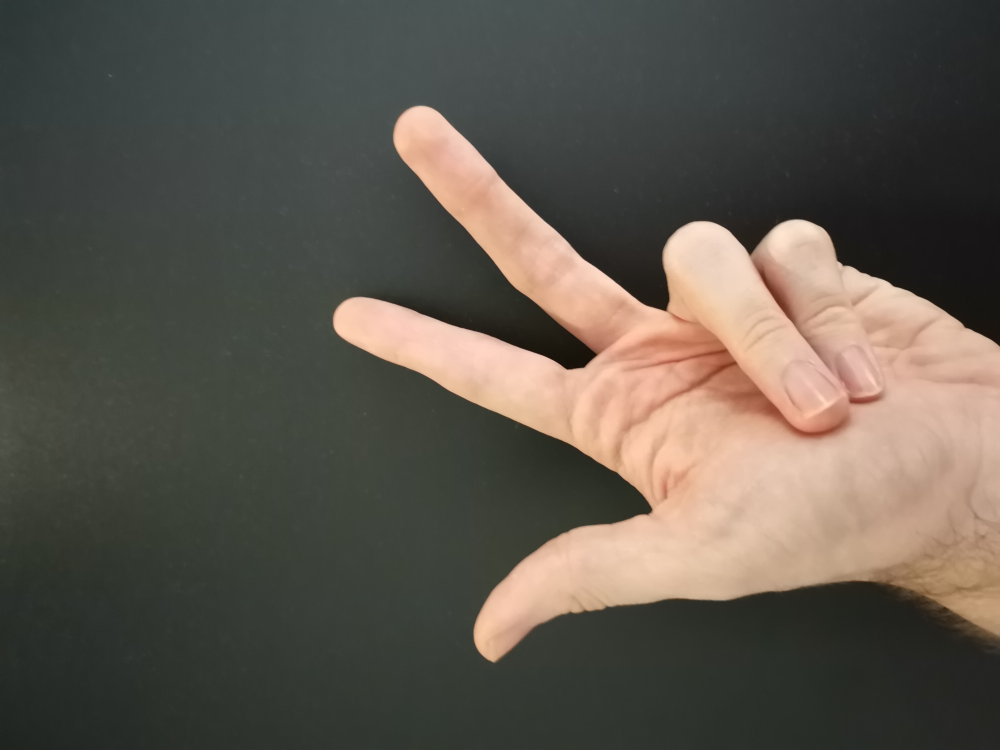
#> input picture seminars/seminar_06/data/my_hand/IMG_20260316_194526.jpg, 4000 x 3000 px (shown at 1/4 size); its folder holds only this picture in this run
$ jupyter execute --allow-errors Seminar_6.ipynb   (older library calls are emulated)
#> lines starting #> are read from the running program, lines starting #| are printed output that depends on the picture; after the words box and inside, x2 and y2 are one past the last pixel; in counts of white or black regions, pixels touching at a corner belong together
# Семинар 6 - Классические алгоритмы сегментации изображения и обнаружения объектов

**Данный семинар содержит ДЗ**

***

[cell 1]
import random as rng

import cv2
import numpy as np
import matplotlib.pyplot as plt

rng.seed(12345)

[cell 2]
# !mkdir -p data
# !wget https://github.com/opencv/opencv/raw/4.x/samples/data/cards.png -O data/cards.png

# Image Segmentation with Distance Transform and Watershed Algorithm

Источник - https://docs.opencv.org/3.4/d2/dbd/tutorial_distance_transform.html

В этом семинаре вы узнаете, как:

- Использовать `cv2.filter2D`, чтобы выполнить фильтрацию Лапласа для повышения резкости изображения.
- Использовать `cv2.distanceTransform`, чтобы получить производное представление двоичного изображения, где значение каждого пикселя заменяется его расстоянием до ближайшего пикселя фона.
- Использовать `cv2.watershed`, чтобы изолировать объекты на изображении от фона.

#> (a cell that did not finish here is left out)

#> (a cell that did not finish here is left out)

[cell 5]
# Create a kernel that we will use to sharpen our image
# an approximation of second derivative, a quite strong kernel
kernel = np.array(
    [[  1,  1,  1],
     [  1, -8,  1],
     [  1,  1,  1]], dtype=np.float32)
#> kernel = [[1, 1, 1], [1, -8, 1], [1, 1, 1]]
# do the laplacian filtering as it is
# well, we need to convert everything in something more deeper then CV_8U
# because the kernel has some negative values,
# and we can expect in general to have a Laplacian image with negative values
# BUT a 8bits unsigned int (the one we are working with) can contain values from 0 to 255
# so the possible negative number will be truncated
#> (the rest of this cell did not finish here and is left out)

### Бинаризация изображения

#> (a cell that did not finish here is left out)

### Distance transform

#> (a cell that did not finish here is left out)

#> (a cell that did not finish here is left out)

#> (a cell that did not finish here is left out)

### Алгоритм Watershed

#> (a cell that did not finish here is left out)

#> (a cell that did not finish here is left out)

# Домашнее задание: подсчет количества пальцев

**Это оцениваемое ДЗ**

Вам предлагается реализовать алгоритм, подсчитывающий количество пальцев.

Один из возможных вариантов решения:
- Получить бинаризованное изображение и найти контур руки;
- Построить выпуклый контур функцией `cv2.convexHull` - https://docs.opencv.org/3.4/d7/d1d/tutorial_hull.html
- Найти дефекты выпуклости контура функцией [`cv2.convexityDefects`](https://docs.opencv.org/3.4/d3/dc0/group__imgproc__shape.html#gada4437098113fd8683c932e0567f47ba)
- После некоторой фильтрации дефектов, их число будет напрямую коррелировать с числом пальцев.

**Требования:**
1. Продемонстрируйте работоспособность алгоритма на любом числе пальцев (от 0 до 5).
2. Используйте фото своей руки для демонстрации (предложенное фото лишь для отладки).

#> (a cell that did not finish here is left out)

[cell 13]
def count_fingers(img):
    finger_count = 0

    bw = cv2.cvtColor(img, cv2.COLOR_BGR2GRAY)
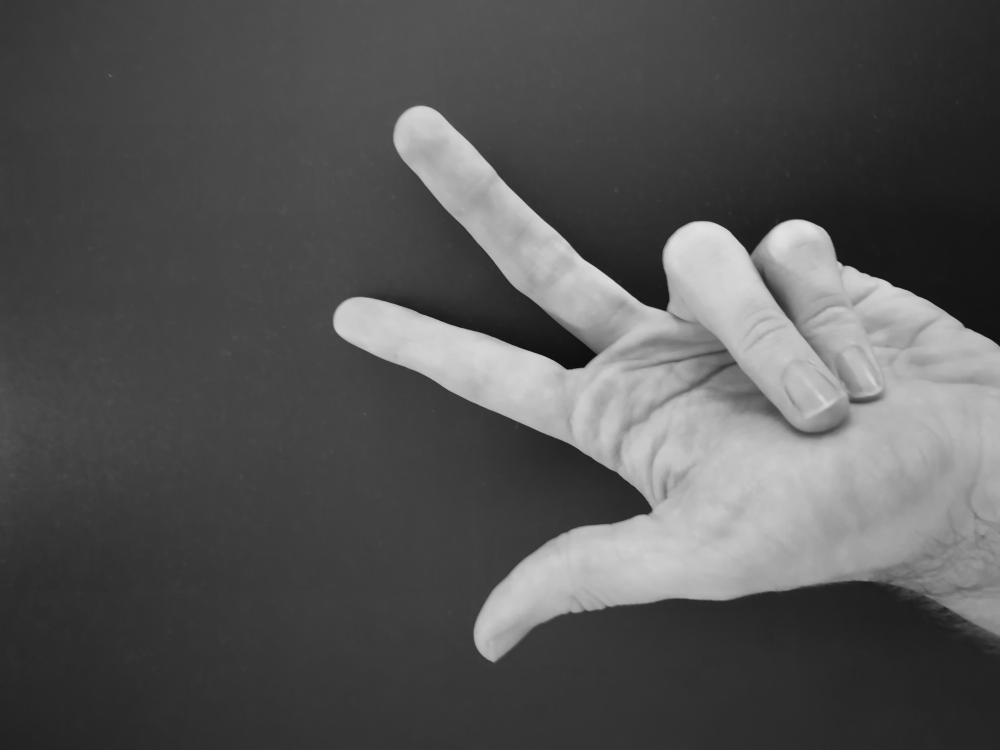
#> bw: shape (3000, 4000) (shown at 1/4 size); min 7, max 227, mean 84.9
    _, bw = cv2.threshold(bw, 0, 255, cv2.THRESH_BINARY | cv2.THRESH_OTSU)
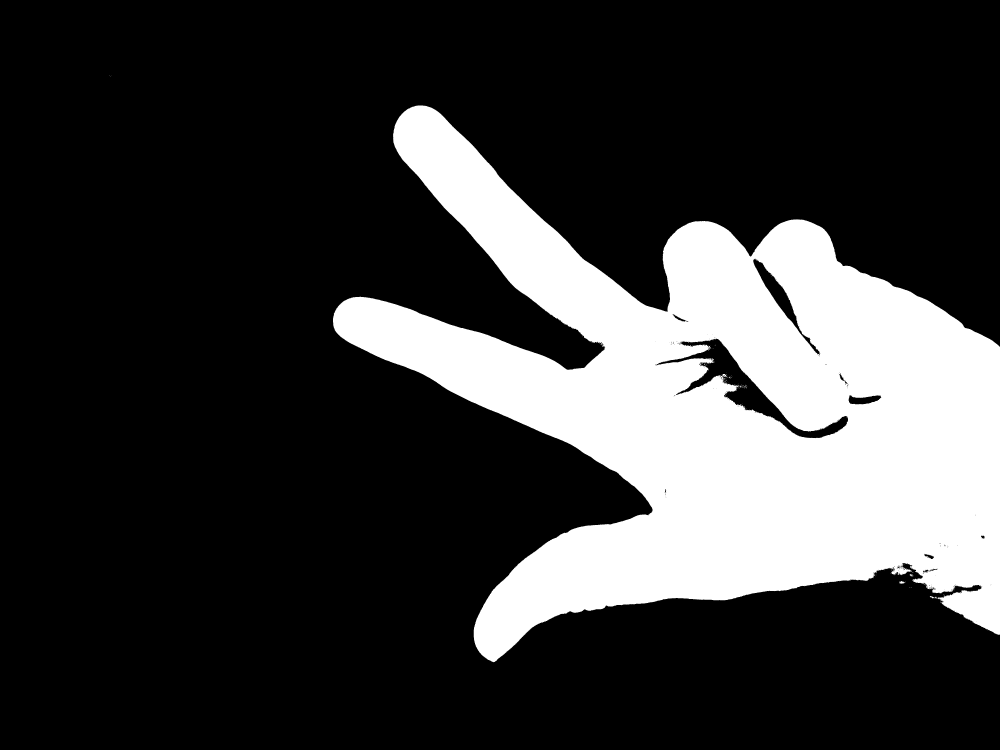
#> bw: shape (3000, 4000) (shown at 1/4 size); 22.4% white; 158 white regions (150 under 20 px)

    fig, ax = plt.subplots(1, 3, figsize=(15, 7))
    ax[0].set_title("Binarized")
    ax[0].imshow(bw)
    ax[0].axis('off')

    contours, _ = cv2.findContours(bw, cv2.RETR_TREE, cv2.CHAIN_APPROX_SIMPLE)
#> contours = 406 contours, 383 with area under 20; largest, box (x1, y1, x2, y2) and area: (1332, 422, 4000, 2649) 2753202, (2621, 1353, 3393, 1754) 52408, (3012, 1034, 3279, 1418) 14071, (3393, 1580, 3526, 1618) 3312, (2690, 1256, 2754, 1288) 482
    cnt = max(contours, key=cv2.contourArea)
#> cnt = contour of 5912 points, box (x1, y1, x2, y2) (1332, 422, 4000, 2649), area 2753202
    hull = cv2.convexHull(cnt)
#> hull = contour of 48 points, box (x1, y1, x2, y2) (1332, 422, 4000, 2649), area 4410805
    img_hull = img.copy()
    cv2.drawContours(img_hull, [hull], -1, (255, 0, 0), 5)

    ax[1].set_title("Hull")
    ax[1].imshow(img_hull)
    ax[1].axis('off')

    img_defects = img.copy()
    hull_indices = cv2.convexHull(cnt, returnPoints=False)
#> hull_indices = 48 values, max 5911 at index 0, min 0 at index 47, mean 2493.9
    defects = cv2.convexityDefects(cnt, hull_indices)
#> defects = 41 rows, first 6: [0, 2, 1, 217], [2, 10, 9, 281], [10, 18, 17, 208], [18, 28, 22, 458], [28, 34, 31, 205], [34, 36, 35, 172]
    if defects is not None:
        for i in range(defects.shape[0]):
            s, e, f, d = defects[i, 0]
            start = tuple(cnt[s][0])
            end = tuple(cnt[e][0])
            far = tuple(cnt[f][0])
            b, c, a = np.linalg.norm(np.array(start)-np.array(far)), np.linalg.norm(np.array(end)-np.array(far)), np.linalg.norm(np.array(start)-np.array(end))
            far_angle = np.arccos((b**2 + c**2 - a**2) / (2*b*c + 1e-5))
            if d > 3e4 and far_angle <= 7 * np.pi / 12:
                finger_count += 1
                cv2.line(img_defects, start, end, [0, 255, 0], 5)
                cv2.circle(img_defects, far, 30, [0, 0, 255], -1)
#> this loop made 41 passes
#> (s, e, f, d, start, end, far, b) on passes 1 to 11: (0, 2, 1, 217, (1670, 422), (1663, 423), (1669, 423), 1.41), (2, 10, 9, 281, (1663, 423), (1649, 427), (1653, 427), 10.77), (10, 18, 17, 208, (1649, 427), (1640, 431), (1642, 431), 8.06), (18, 28, 22, 458, (1640, 431), (1630, 436), (1636, 435), 5.66), (28, 34, 31, 205, (1630, 436), (1618, 445), (1622, 443), 10.63), (34, 36, 35, 172, (1618, 445), (1607, 455), (1608, 455), 14.14), (37, 39, 38, 320, (1606, 456), (1598, 466), (1606, 458), 2), (39, 43, 40, 142, (1598, 466), (1594, 472), (1598, 467), 1), (43, 51, 48, 220, (1594, 472), (1588, 482), (1592, 477), 5.39), (51, 57, 52, 229, (1588, 482), (1583, 492), (1588, 484), 2), (57, 61, 58, 303, (1583, 492), (1580, 499), (1583, 495), 3)
#> after the loop, finger_count = 2

    if finger_count > 0:
        finger_count += 1
#> finger_count = 3

    ax[2].set_title(f"Defects: {finger_count} fingers")
    ax[2].axis('off')
    ax[2].imshow(img_defects)
    plt.show()
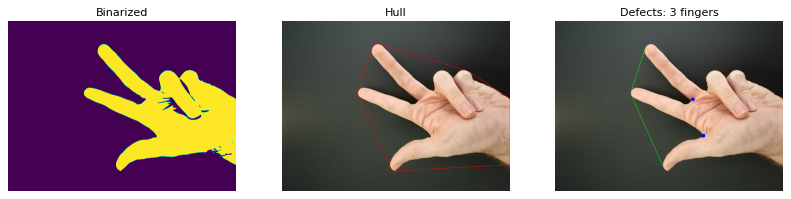
#> figure drawn by matplotlib, 3 panels

    return finger_count

#> (a cell that did not finish here is left out)

[cell 15]
from pathlib import Path

DATA_DIR = Path("./data/my_hand")

for img_path in DATA_DIR.glob("*.jpg"):
    img = cv2.cvtColor(cv2.imread(img_path), cv2.COLOR_BGR2RGB)
    count_fingers(img)
